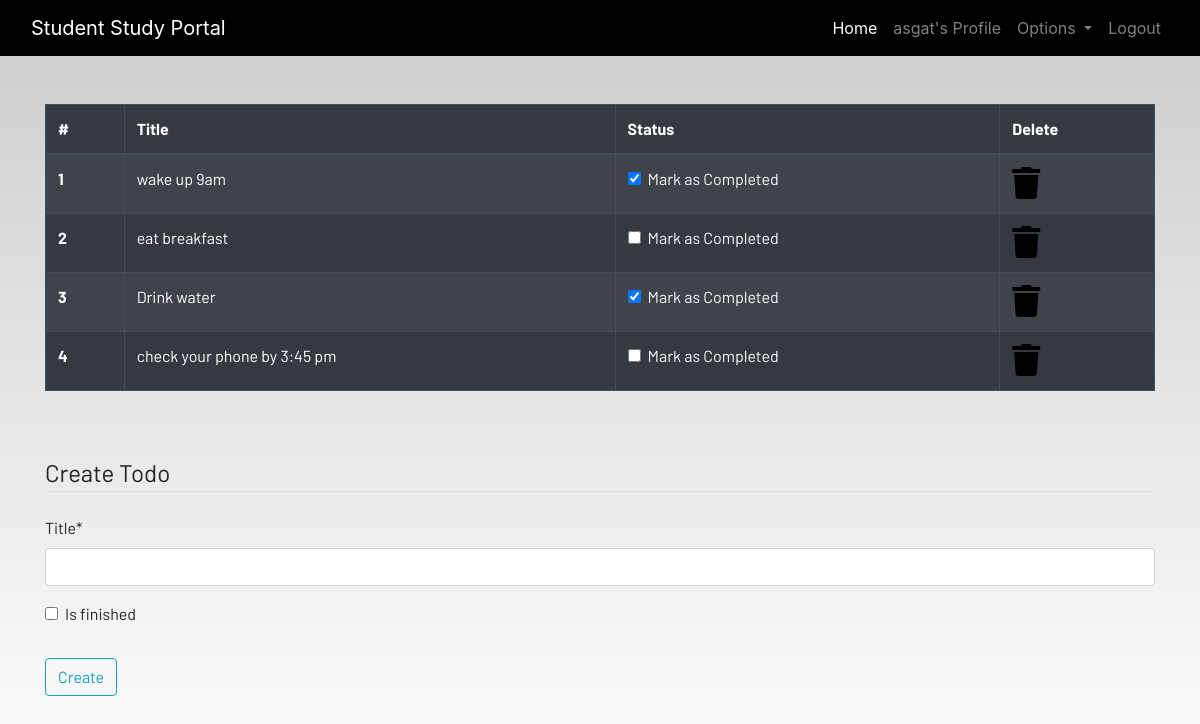
The app's page /todo (signed in) with its own data.
### dashboard/models.py (models this page shows, shortened)
class Todo(models.Model):
    user = models.ForeignKey(User, on_delete=models.CASCADE)
    title=models.CharField(max_length=150)
    is_finished=models.BooleanField(default=False)

### dashboard/views.py (the view)
# urls.py: path('todo', views.todo, name="todo"),
@login_required
def todo(request):
    if request.method == "POST":
        form = TodoForm(request.POST)
        if form.is_valid():
            try:
                finished = request.POST["is_finished"]
                if finished == 'on':
                    finished = True
                else:
                    finished = False
            except:
                finished = False
            todos = Todo(
                user = request.user,
                title = request.POST['title'],
                is_finished = finished,
            )
            todos.save()
            messages.success(request, f"Todo Added by {request.user.username}!!")
    else:
        form = TodoForm()
    todo = Todo.objects.filter(user=request.user)
    if len(todo) == 0:
        todos_done = True
    else:
        todos_done = False
    context = {
        'form': form,
        'todos': todo,
        'todos_done': todos_done
    }
    return render(request, "dashboard/todo.html", context)

### dashboard/forms.py
class TodoForm(forms.ModelForm):
    class Meta:
        model = Todo
        fields = ['title', 'is_finished']

### dashboard/templates/dashboard/todo.html (shortened to what this page needs)
{% extends 'dashboard/base.html' %}
{% load static %}
{% load crispy_forms_tags %}
{% block content %}
<div class="container">
    {% if not todos_done %}
    <table class="table table-striped table-bordered table-hover table-dark">
        <thead>
            <tr>
                <th scope="col">#</th>
                <th scope="col">Title</th>
                <th scope="col">Status</th>
                <th scope="col">Delete</th>
            </tr>
        </thead>
        <tbody>
            {% for todo in todos  %}
            <tr>
                <th scope="row">{{forloop.counter}}</th>
                <td>{{todo.title}}</td>
                <td>
                    <a href="{% url 'dashboard:updatetodo' todo.id %}">
                        <div class="form-check">
                          {% if todo.is_finished == True %}
                            <input class="form-check-input" type="checkbox" value="" checked>
                            {% else %}
                            <input class="form-check-input" type="checkbox" value="">
                            {% endif %}
                            <label class="form-check-label text-light" for="flexCheckDefault">
                                Mark as Completed
                            </label>
                        </div>
                    </a>
                </td>
                <td><a href="{% url 'dashboard:deltodo' todo.id %}"><i class="fa fa-trash fa-2x"></i></a></td>
            </tr>
            {% endfor %}
        </tbody>
    </table>
    {% else %}
    <h4>All tasks have been done!! create to add more</h4>
    {% endif %}
</div><br><br>
<div class="container">
    <form method="POST">
        <fieldset class="form-group">
            <legend class="border-bottom mb-4">Create Todo</legend>
            {{form|crispy}}
        </fieldset>
        <div class="form-group">
            <button href="" class="btn btn-outline-info" type="submit">
                Create
            </button>
        </div>
    </form>
</div>
{% endblock content %}

### dashboard/templates/dashboard/base.html (shortened to what this page needs)
<!DOCTYPE html>
{% load static %}
<html lang="en">
<head>
  <link rel="stylesheet" href="https://stackpath.bootstrapcdn.com/bootstrap/4.3.1/css/bootstrap.min.css"
 />
  <link rel="stylesheet" href="https://use.fontawesome.com/releases/v5.7.2/css/all.css"
 />
  <link rel="stylesheet" href="{% static 'dashboard/css/main.css' %}" />
</head>
<body>
  <header>
    <nav class="navbar navbar-expand-lg navbar-dark bg-dark">
      <div class="container-fluid">
        <a class="navbar-brand" href="{% url 'dashboard:home' %}">Student Study Portal</a>
        <div class="collapse navbar-collapse justify-content-end" id="navbarSupportedContent">
          <ul class="navbar-nav mb-2 mb-lg-0">
            <li class="nav-item">
              <a class="nav-link active" aria-current="page" href="{% url 'dashboard:home' %}">Home</a>
            </li>
            {% if user.is_authenticated %}
            <li class="nav-item">
              <a class="nav-link" href="{% url 'profile' %}">{{user.username}}'s Profile</a>
            </li>
            <li class="nav-item dropdown">
              <a class="nav-link dropdown-toggle" href="#" id="navbarDropdown" role="button" data-toggle="dropdown"
                aria-haspopup="true" aria-expanded="false">
                Options
              </a>
            </li>
            <li class="nav-item">
              <a class="nav-link" href="{% url 'logout' %}">Logout</a>
            </li>
            {% endif %}
          </ul>
        </div>
      </div>
    </nav>
  </header>
  <br /><br />
  <main>
    {% block content %}
    {% endblock content %}
  </main>
</body>
</html>

### dashboard/static/dashboard/css/main.css (style rules this page uses)
html { scroll-behavior: smooth; height: 100%; width: 100%; }
main { font-family: Barlow, Quicksand, Rubik, sans-serif, serif, 'Times New Roman', Times, serif !important; }
.navbar { background-color: rgb(0, 0, 0) !important; }
a { text-decoration: none !important; color: black; }
html, body { max-width: 100%; overflow-x: hidden; height: 100%; width: 100%; }
body { background: linear-gradient(rgba(0, 0, 0, 0.2), rgba(255, 255, 255, 0.5)); overflow-x: hidden; background-repeat: no-repeat; }
.fa { color: black; }

### records on screen
Todo: title "wake up 9am"
Todo: title "eat breakfast"
Todo: title "Drink water"
Todo: title "check your phone by 3:45 pm"

### other values on screen
{{ user.username }} "asgat"
